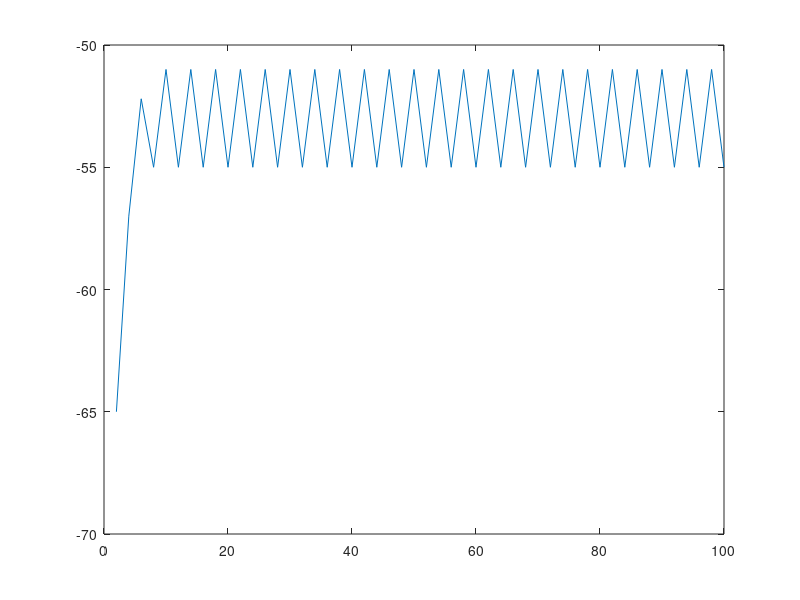

Source code (MATLAB):
dt=2;
tend=100;
E=-65;
R=1;
I=20;
Vth=-50;
Vreset=-55;
tau=5;
u=E;
n=round(tend/dt);
usafe=zeros(n,1);
for i=1:n,
    usafe(i)=u;
    dudt=(E+R*I-u)/tau;
    u=u+dudt*dt;
    if u>Vth,
        u=Vreset;
    end
end
plot([1:n]*dt,usafe);